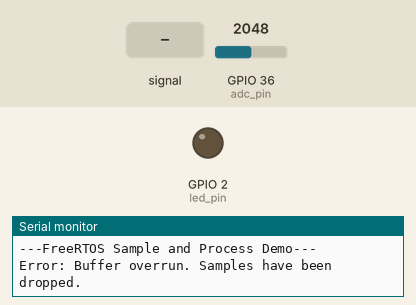
The program below on a simulated ESP32. Shown: output pins drawn as LEDs (lit = HIGH), the last lines printed to the serial monitor. The inputs (shaded band) are chosen by the test bench; at power-on: GPIO 36 (adc_pin) = 2048.

Above: at 1.8 s.
1.9 s: GPIO 36 (adc_pin) fed a 2 Hz sine of ±1228 counts around its level
At 2.43 s:
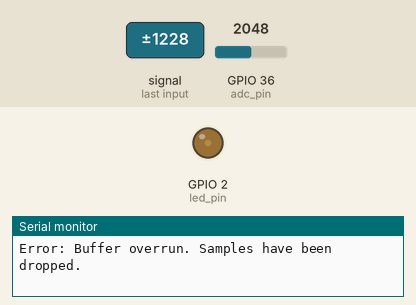
4.9 s: GPIO 36 (adc_pin) fed a 200 Hz sine of ±1842 counts around its level
6.8 s: GPIO 36 (adc_pin) set to 2540
At 8.4 s:
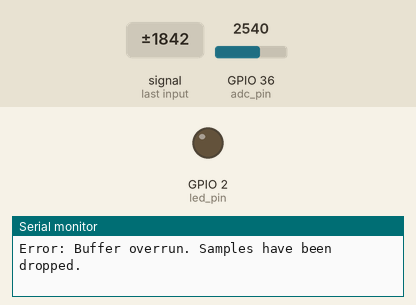
Timing chart, 0 to 9.9 s (numbered marks = the images above; inputs shaded):
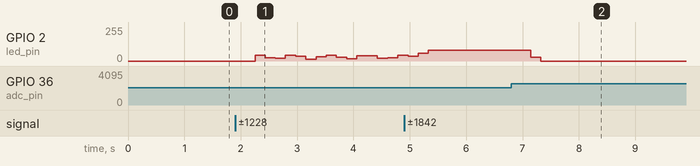

Measured:
- after the input at 1.9 s, GPIO 2 (led_pin): 0/255 → 42/255 after 0.36 s, → 25/255 0.18 s later, → 20/255 0.18 s later, → 42/255 0.18 s later, … (15 changes in this stretch)
- after the input at 6.8 s, GPIO 2 (led_pin): 81/255 → 27/255 after 0.34 s, → 0/255 0.18 s later

The program:

main.cpp
```cpp
// (licence header left out)
#include <Arduino.h>

// You'll likely need this on vanilla FreeRTOS
//#include semphr.h

// Use only core 1 for demo purposes
#if CONFIG_FREERTOS_UNICORE
  static const BaseType_t app_cpu = 0;
#else
  static const BaseType_t app_cpu = 1;
#endif

// Settings
static const char command[] = "rms";              // Command
static const uint16_t timer_divider = 2;          // Divide 80 MHz by this
static const uint64_t timer_max_count = 2500;     // 16kHz sample rate
static const uint32_t cli_delay = 10;             // ms delay
static const float adc_voltage = 3.3;             // Max ADC voltage
static const uint16_t adc_max = 4095;             // Max ADC value (12-bit)
static const uint8_t pwm_ch = 0;                  // PWM channel
enum { BUF_LEN = 1600 };    // Number of elements in sample buffer
enum { MSG_LEN = 100 };     // Max characters in message body
enum { MSG_QUEUE_LEN = 5 }; // Number of slots in message queue
enum { CMD_BUF_LEN = 255};  // Number of characters in command buffer

// Pins
static const int adc_pin = A0;
static const int led_pin = 2;

// Message struct to wrap strings for queue
typedef struct Message {
  char body[MSG_LEN];
} Message;

// Globals
static hw_timer_t *timer = NULL;
static TaskHandle_t processing_task = NULL;
static SemaphoreHandle_t sem_done_reading = NULL;
static portMUX_TYPE spinlock = portMUX_INITIALIZER_UNLOCKED;
static QueueHandle_t msg_queue;

static volatile uint16_t buf_0[BUF_LEN];      // One buffer in the pair
static volatile uint16_t buf_1[BUF_LEN];      // The other buffer in the pair
static volatile uint16_t* write_to = buf_0;   // Double buffer write pointer
static volatile uint16_t* read_from = buf_1;  // Double buffer read pointer
static volatile uint8_t buf_overrun = 0;      // Double buffer overrun flag
static float adc_rms;

//*****************************************************************************
// Functions that can be called from anywhere (in this file)

// Swap the write_to and read_from pointers in the double buffer
// Only ISR calls this at the moment, so no need to make it thread-safe
void IRAM_ATTR swap() {
  volatile uint16_t* temp_ptr = write_to;
  write_to = read_from;
  read_from = temp_ptr;
}

//*****************************************************************************
// Interrupt Service Routines (ISRs)

// This function executes when timer reaches max (and resets)
void IRAM_ATTR onTimer() {

  static uint16_t idx = 0;
  BaseType_t task_woken = pdFALSE;

  // If buffer is not overrun, read ADC to next buffer element. If buffer is
  // overrun, drop the sample.
  if ((idx < BUF_LEN) && (buf_overrun == 0)) {
    write_to[idx] = analogRead(adc_pin);
    idx++;
  }

  // Check if the buffer is full
  if (idx >= BUF_LEN) {

    // If reading is not done, set overrun flag. We don't need to set this
    // as a critical section, as nothing can interrupt and change either value.
    if (xSemaphoreTakeFromISR(sem_done_reading, &task_woken) == pdFALSE) {
      buf_overrun = 1;
    }

    // Only swap buffers and notify task if overrun flag is cleared
    if (buf_overrun == 0) {

      // Reset index and swap buffer pointers
      idx = 0;
      swap();

      // A task notification works like a binary semaphore but is faster
      vTaskNotifyGiveFromISR(processing_task, &task_woken);
    }
  }

  // Exit from ISR (Vanilla FreeRTOS)
  //portYIELD_FROM_ISR(task_woken);

  // Exit from ISR (ESP-IDF)
  if (task_woken) {
    portYIELD_FROM_ISR();
  }
}

//*****************************************************************************
// Tasks

// Serial terminal task
void doCLI(void *parameters) {

  Message rcv_msg;
  char c;
  char cmd_buf[CMD_BUF_LEN];
  uint8_t idx = 0;
  //uint8_t cmd_len = strlen(command);

  // Clear whole buffer
  memset(cmd_buf, 0, CMD_BUF_LEN);

  // Loop forever
  while (1) {

    // Look for any error messages that need to be printed
    if (xQueueReceive(msg_queue, (void *)&rcv_msg, 0) == pdTRUE) {
      Serial.println(rcv_msg.body);
    }

    // Read characters from serial
    if (Serial.available() > 0) {
      c = Serial.read();

      // Store received character to buffer if not over buffer limit
      if (idx < CMD_BUF_LEN - 1) {
        cmd_buf[idx] = c;
        idx++;
      }

      // Print newline and check input on 'enter'
      if ((c == '\n') || (c == '\r')) {

        // Print newline to terminal
        Serial.print("\r\n");

        // Print average value if command given is "avg"
        cmd_buf[idx - 1] = '\0';
        if (strcmp(cmd_buf, command) == 0) {
          Serial.print("RMS Voltage: ");
          Serial.println(adc_rms);
        }

        // Reset receive buffer and index counter
        memset(cmd_buf, 0, CMD_BUF_LEN);
        idx = 0;

      // Otherwise, echo character back to serial terminal
      } else {
        Serial.print(c);
      }
    }

    // Don't hog the CPU. Yield to other tasks for a while
    vTaskDelay(cli_delay / portTICK_PERIOD_MS);
  }
}

// Wait for semaphore and calculate average of ADC values
void calcRMS(void *parameters) {

  Message msg;
  float val;
  float avg;
  float rms;
  float brightness;

  // Loop forever, wait for semaphore, and print value
  while (1) {

    // Wait for notification from ISR (similar to binary semaphore)
    ulTaskNotifyTake(pdTRUE, portMAX_DELAY);

    // Calculate average (as floating point value)
    avg = 0.0;
    for (int i = 0; i < BUF_LEN; i++) {
      avg += (float)read_from[i];
      //vTaskDelay(105 / portTICK_PERIOD_MS); // Uncomment to test overrun flag
    }
    avg /= BUF_LEN;

    // Convert average to voltage
    avg = (avg * adc_voltage) / (float)adc_max;

    // Calculate volts-RMS value (filter out DC component)
    rms = 0.0;
    for (int i = 0; i < BUF_LEN; i++) {
      val = ((float)read_from[i] * adc_voltage) / (float)adc_max;
      rms += powf((val - avg), 2);
    }
    rms = sqrtf(rms / BUF_LEN);

    // Udate LED brightness
    brightness = (rms * UINT16_MAX) / adc_voltage;
    ledcWrite(pwm_ch, brightness);

    // Updating the shared float may or may not take multiple isntructions, so
    // we protect it with a mutex or critical section. The ESP-IDF critical
    // section is the easiest for this application.
    portENTER_CRITICAL(&spinlock);
    adc_rms = rms;
    portEXIT_CRITICAL(&spinlock);

    // If we took too long to process, buffer writing will have overrun. So,
    // we send a message to be printed out to the serial terminal.
    if (buf_overrun == 1) {
      strcpy(msg.body, "Error: Buffer overrun. Samples have been dropped.");
      xQueueSend(msg_queue, (void *)&msg, 10);
    }

    // Clearing the overrun flag and giving the "done reading" semaphore must
    // be done together without being interrupted.
    portENTER_CRITICAL(&spinlock);
    buf_overrun = 0;
    xSemaphoreGive(sem_done_reading);
    portEXIT_CRITICAL(&spinlock);
  }
}

//*****************************************************************************
// Main (runs as its own task with priority 1 on core 1)

void setup() {

  // Configure PWM pin
  pinMode(led_pin, OUTPUT);
  ledcAttachPin(led_pin, pwm_ch); // Assign pin to PWM channel 0
  ledcSetup(pwm_ch, 4000, 16);    // channel 0, 12kHz, 16-bit resolution

  // Configure Serial
  Serial.begin(115200);

  // Wait a moment to start (so we don't miss Serial output)
  vTaskDelay(1000 / portTICK_PERIOD_MS);
  Serial.println();
  Serial.println("---FreeRTOS Sample and Process Demo---");

  // Create semaphore before it is used (in task or ISR)
  sem_done_reading = xSemaphoreCreateBinary();

  // Force reboot if we can't create the semaphore
  if (sem_done_reading == NULL) {
    Serial.println("Could not create one or more semaphores");
    ESP.restart();
  }

  // We want the done reading semaphore to initialize to 1
  xSemaphoreGive(sem_done_reading);

  // Create message queue before it is used
  msg_queue = xQueueCreate(MSG_QUEUE_LEN, sizeof(Message));

  // Start task to handle command line interface events. Let's set it at a
  // higher priority but only run it once every 20 ms.
  xTaskCreatePinnedToCore(doCLI,
                          "Do CLI",
                          2048,
                          NULL,
                          2,
                          NULL,
                          app_cpu);

  // Start task to calculate average. Save handle for use with notifications.
  xTaskCreatePinnedToCore(calcRMS,
                          "Calculate RMS",
                          2048,
                          NULL,
                          1,
                          &processing_task,
                          app_cpu);

  // Start a timer to run ISR every 100 ms
  timer = timerBegin(0, timer_divider, true);
  timerAttachInterrupt(timer, &onTimer, true);
  timerAlarmWrite(timer, timer_max_count, true);
  timerAlarmEnable(timer);

  // Delete "setup and loop" task
  vTaskDelete(NULL);
}

void loop() {
  // Execution should never get here
}
```
